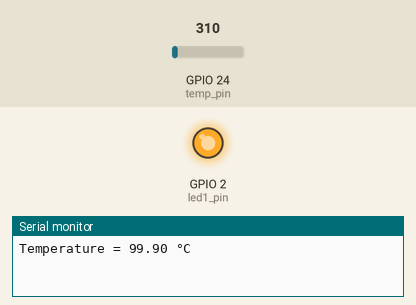
This sketch was run on a simulated ESP32. Parts: output pins drawn as LEDs (lit = HIGH), the last lines printed to the serial monitor. Inputs (shaded band) come from the test bench; at power-on: GPIO 24 (temp_pin) = 310.

Above: at 1.0 s.
At 3.0 s:
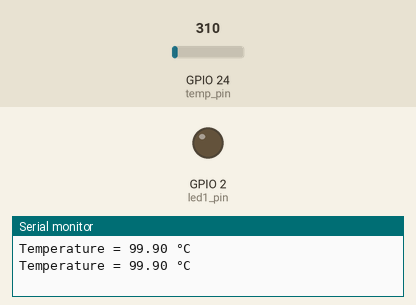
Timing chart, 0 to 5.2 s (numbered marks = the images above):
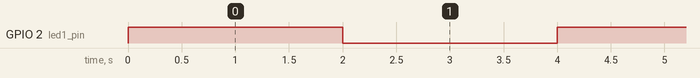

Measured:
- by itself, GPIO 2 (led1_pin): alternates HIGH for 2.0 s and LOW for 2.0 s

The sketch:

nodemcu_LM35.ino
```cpp
#include <WiFi.h>

int temp_pin= 24;
int led1_pin= 2;

void setup(void)
{
  Serial.begin(9600);
  pinMode(led1_pin, OUTPUT);
  digitalWrite(led1_pin, LOW);
}

void loop() {
  int analogValue = analogRead(temp_pin); // get reading from LM35 temperature sensor
  float millivolts = (analogValue/1024.0) * 3300; //3300 is the voltage provided by NodeMCU
  float celsius = millivolts/10;

  Serial.print("Temperature = ");
  Serial.print(celsius);
  Serial.println(" °C");

  if(digitalRead(led1_pin)==0)
    digitalWrite(led1_pin, HIGH);
  else
    digitalWrite(led1_pin, LOW);

  delay(2000);
}
```
